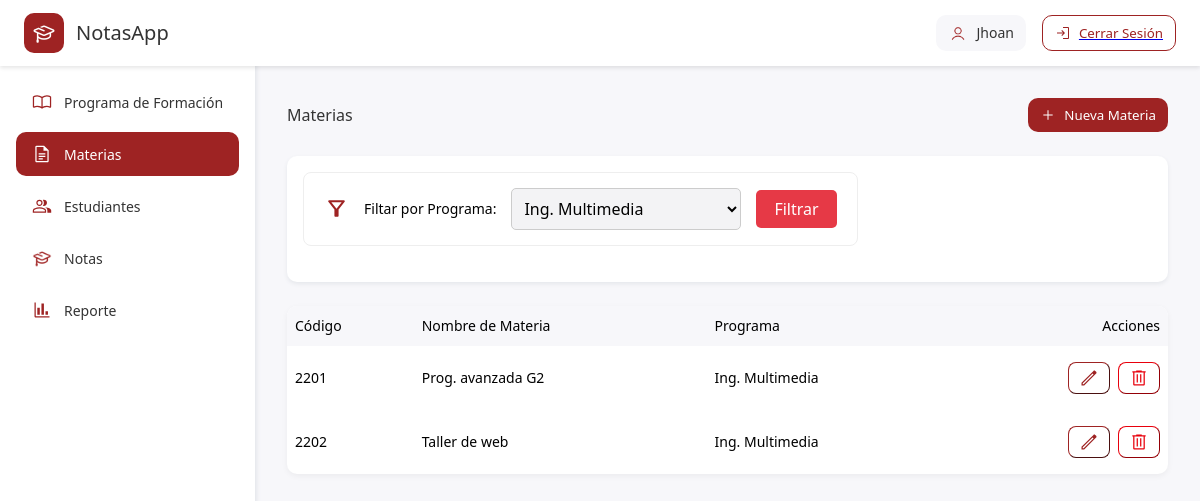
The app's page /views/dashboard-materias.php?program_filtro=2222 with its own data.
### tables this page shows
CREATE TABLE `materias` (
  `codigo` varchar(4) NOT NULL,
  `nombre` varchar(20) NOT NULL,
  `programa` varchar(4) NOT NULL
);

CREATE TABLE `programas` (
  `codigo` varchar(4) NOT NULL,
  `nombre` varchar(30) NOT NULL
);

### controllers/program-controller.php (called while the page is built, shortened)
<?php
require_once __DIR__."/../models/entities/programa.php";
class ProgramController{
    public function getPrograms(){
        $program = new Programa();
        return $program->all();
    }
}
?>

### models/utils/programasql.php (called while the page is built, shortened)
<?php
class Programasql{
    public static function selectAll(){
        return "select * from programas";
    }
    public static function selectByCode(){
        return "select * from programas where codigo=?";
    }
}
?>

### models/database/gestor_notasdb.php (called while the page is built, shortened)
<?php
class GestorNotasDB{
    private $hostDb = "localhost";
    private $nameDb = "gestor_notas";
    private $userDb = "root";
    private $pwdDb = "";
    private $conexDb = null;
    public function __construct()
    {
        $this->conexDb = new mysqli(
            $this->hostDb,
            $this->userDb,
            $this->pwdDb,
            $this->nameDb
        );
    }
    public function setIsSqlSelect($bool)
    {
        $this->isSqlSelect = $bool;
    }
    public function execSQL($sql, ...$bindParam)
    {
        $prp = $this->conexDb->prepare($sql);
        if (!empty($bindParam)) {
            $prp->bind_param(...$bindParam);
        }
        $prp->execute();
        return $prp->get_result();
    }
}
?>

### models/entities/programa.php (called while the page is built, shortened)
<?php
require_once __DIR__."/../utils/programasql.php";
require_once __DIR__."/../database/gestor_notasdb.php";
class Programa {
    public function get($prop)
    {
        return $this->{$prop};
    }
    public function all()
    {
        $sql = Programasql::selectAll();
        $db = new GestorNotasDB();
        $db->setIsSqlSelect(true);
        $result = $db->execSQL($sql);
        $rows = [];
        if ($result->num_rows > 0) {
            while ($item = $result->fetch_assoc()) {
                $student = new Programa();
                $student->set('codigo', $item['codigo']);
                $student->set('nombre', $item['nombre']);
                array_push($rows, $student);
            }
        }
        return $rows;
    }
    public function getByCode($cod)
    {
        $nombreP = "";
        $sql = Programasql::selectByCode();
        $db = new GestorNotasDB();
        $db->setIsSqlSelect(true);
        $result = $db->execSQL(
            $sql,
            "i",
            $cod
        );
        if ($result->num_rows > 0) {
            while ($row = $result->fetch_assoc()) {
                $programa = new Programa();
                $programa->set('codigo',$row["codigo"])  ;
                $programa->set('nombre', $row['nombre']);
                $nombreP = $programa->get('nombre');
                break;
            }
        }
        return $nombreP;
    }
}
?>

### controllers/materia-controller.php (called while the page is built, shortened)
<?php
require_once __DIR__ . "/../models/entities/materia.php";
class MateriaController
{
    public function getAllMaterias()
    {
        $materia = new Materia();
        return $materia->all();
    }
    public function getAllMateriaPrograma($programa_codigo)
    {
        $materia = new Materia();
        return $materia->allByPrograma($programa_codigo);
    }
}
?>

### models/utils/materiasql.php (called while the page is built, shortened)
<?php
class Materiasql{
    public static function selectAll(){
        return "select * from materias";
    }
    public static function selectAllByPrograma(){
        return "select * from materias where programa = ?";
    }
}
?>

### models/entities/materia.php (called while the page is built, shortened)
<?php
require_once __DIR__."/../utils/materiasql.php";
require_once __DIR__."/programa.php";
class Materia{
    private $programaCode;
    public function get($prop)
    {
        return $this->{$prop};
    }
    public function getP()
    {
        $programa = new Programa();
        $nombreP = $programa->getByCode($this->programaCode);
        return $nombreP;
    }
    public function all()
    {
        $sql = MateriaSQL::selectAll();
        $db = new GestorNotasDB();
        $db->setIsSqlSelect(true);
        $result = $db->execSQL($sql);
        $rows = [];
        if ($result->num_rows > 0) {
            while ($item = $result->fetch_assoc()) {
                $materia = new Materia();
                $materia->set('cod', $item['codigo']);
                $materia->set('name', $item['nombre']);
                $materia->set('programaCode', $item['programa']);
                array_push($rows, $materia);
            }
        }
        return $rows;
    }
    public function allByPrograma($programa_codigo)
    {
        $sql = MateriaSQL::selectAllByPrograma();
        $db = new GestorNotasDB();
        $db->setIsSqlSelect(true);
        $result = $db->execSQL(
            $sql,
            "i",
            $programa_codigo
        );
        $rows = [];
        if ($result->num_rows > 0) {
            while ($item = $result->fetch_assoc()) {
                $materia = new Materia();
                $materia->set('cod', $item['codigo']);
                $materia->set('name', $item['nombre']);
                $materia->set('programaCode', $item['programa']);
                array_push($rows, $materia);
            }
        }
        return $rows;
    }
}
?>

### views/dashboard-materias.php (the view, shortened to what this page needs)
<?php
    require_once __DIR__ . "/../controllers/materia-controller.php";
    require_once __DIR__."/../controllers/program-controller.php";
    $materiaController = new MateriaController();
    $materias = $materiaController->getAllMaterias();
    $programController = new ProgramController();
    $programas = $programController->getPrograms();
    $program_filtro = null;
    $materias = [];
    if (isset($_GET['program_filtro']) && !empty($_GET['program_filtro'])) {
        $program_filtro = $_GET['program_filtro'];
        $materias = $materiaController->getAllMateriaPrograma($program_filtro);
    }
    else {
        $materias = $materiaController->getAllMaterias();
    }
?>
<!DOCTYPE html>
<html lang="es">
<head>
    <link rel="stylesheet" href="../public/css/dashboards.css">
    <link rel="stylesheet" href="../public/css/materias.css">
</head>
<body>
    <header>
        <div class="container-log-notas">
            <div class="logo-notas">
                <img src="../public/images/logo-gestor-white.png" alt="">
            </div>
            <h1>NotasApp</h1>
        </div>
        <div class="container-user-accions">
            <div class="container-user-info">
                <img src="../public/images/user-log.png" alt="user">
                <p>Jhoan</p>
            </div>
            <a href="operations/log-out.php">
                <button class="container-log-out">
                    <svg xmlns="http://www.w3.org/2000/svg" height="48px" viewBox="0 -960 960 960" width="48px" fill="#FFFFFF"><path d="M481-120v-60h299v-600H481v-60h299q24 0 42 18t18 42v600q0 24-18 42t-42 18H481Zm-55-185-43-43 102-102H120v-60h363L381-612l43-43 176 176-174 174Z"/></svg>
                    <p>Cerrar Sesión</p>
                </button>
            </a>
        </div>
    </header>
    <div class="nav-info">
        <div class="nav-links">
            <nav>
                <a href="dashboard-programs.php">
                    <div class="button program">
                        <p>Programa de Formación</p>
                    </div>
                </a>
                <a href="dashboard-materias.php">
                    <div class="button materias">
                        <p>Materias</p>
                    </div>
                </a>
                <a href="dashboard-students.php">
                    <div class="button student">
                        <p>Estudiantes</p>
                    </div>
                </a>
                <a href="dashboard-notas.php">
                    <div class="button notas">
                        <img src="../public/images/logo-gestor-red.png" alt="Notas">
                        <p>Notas</p>
                    </div>
                </a>
                <a href="dashboard-statistics.php">
                    <div class="button statistics">
                        <svg xmlns="http://www.w3.org/2000/svg" height="48px" viewBox="0 -960 960 960" width="48px" fill="#FFFFFF"><path d="M180-120q-24 0-42-18t-18-42v-660h60v660h660v60H180Zm75-135v-334h119v334H255Zm198 0v-540h119v540H453Zm194 0v-170h119v170H647Z"/></svg>
                        <p>Reporte</p>
                    </div>
                </a>
            </nav>
        </div>
        <div class="banner-info">
            <div class="name-create">
                <h2>Materias</h2>
                <button>
                    <svg xmlns="http://www.w3.org/2000/svg" height="48px" viewBox="0 -960 960 960" width="48px" fill="#FFFFFF"><path d="M450-450H200v-60h250v-250h60v250h250v60H510v250h-60v-250Z"/></svg>
                    <p>Nueva Materia</p>
                </button>
            </div>
            <div class="filter">
                <form action="dashboard-materias.php" method="GET" class="filtro-container">
                <svg xmlns="http://www.w3.org/2000/svg" height="24px" viewBox="0 -960 960 960" width="24px" fill="#FFFFFF"><path d="M440-160q-17 0-28.5-11.5T400-200v-240L168-736q-15-20-4.5-42t36.5-22h560q26 0 36.5 22t-4.5 42L560-440v240q0 17-11.5 28.5T520-160h-80Zm40-308 198-252H282l198 252Zm0 0Z"/></svg>
                <h2>Filtar por Programa:</h2>
                <select name="program_filtro" id="program_filtro">
                    <?php
                    foreach ($programas as $programa) {
                        $selected = ($programa->get('codigo') == $program_filtro) ? 'selected' : '';
                        echo '<option value="' . htmlspecialchars($programa->get('codigo')) . '" ' . $selected . '>';
                        echo htmlspecialchars($programa->get('nombre'));
                        echo '</option>';
                    }
                    ?>
                </select>
                <button type="submit">Filtrar</button>
            </form>
            </div>
            <table>
                <thead>
                    <th>Código</th>
                    <th>Nombre de Materia</th>
                    <th>Programa</th>
                    <th class="accions">Acciones</th>
                </thead>
                <tbody>
                    <?php
                    if (count($materias) > 0) {
                        foreach ($materias as $materia) {
                            echo '<tr>';
                            echo '  <td>' . $materia->get('cod') . '</td>';
                            echo '  <td>' . $materia->get('name') . '</td>';
                            echo '  <td>' . $materia->getP() . '</td>';
                            echo '<td class="actions"><button class="btn edit">';
                            echo '</button>';
                            echo '<button class="btn delete">';
                            echo '</button></td></tr>';
                        }
                    }
                    ?>
                </tbody>
            </table>
        </div>
    </div>
</body>
</html>

### public/css/dashboards.css (style rules this page uses)
* { font-family: ui-sans-serif, system-ui, sans-serif, "Apple Color Emoji", "Segoe UI Emoji", "Segoe UI Symbol", "Noto Color Emoji"; }
body { margin: 0; }
header { display: flex; align-items: center; justify-content: space-between; padding-inline: 24px; padding-block: 6px; background-color: white; box-shadow: 0 2px 4px rgba(0, 0, 0, 0.1); position: fixed; top: 0; left: 0; right: 0; z-index: 1000; overflow: hidden; }
.container-log-notas { display: flex; align-items: center; justify-content: left; }
.logo-notas { display: flex; align-items: center; justify-content: center; background-color: rgb(158, 35, 35); border-radius: .625rem; width: 40px; height: 40px; margin-right: 12px; }
.logo-notas img { width: 24px; height: 24px; }
.container-log-notas h1 { font-size: 20px; font-weight: normal; color: #333333; }
.container-user-accions { display: flex; align-items: center; justify-content: center; }
.container-user-info { display: flex; align-items: center; justify-content: center; border-radius: .625rem; background-color: rgb(247, 247, 250); padding-inline: 12px; padding-block: 8px; margin-right: 16px; }
.container-user-info img { width: 20px; height: 20px; margin-right: 8px; }
.container-user-info p { margin: 0; font-size: 14px; color: #333333; }
.container-log-out { display: flex; justify-content: center; align-items: center; background-color: white; border: 1px solid rgb(158, 35, 35); border-radius: .625rem; padding-block: 8px; padding-inline: 12px; cursor: pointer; position: relative; color: rgb(158, 35, 35); transition: all 0.3s ease; }
.container-log-out svg { height: 16px; width: 16px; fill: rgb(158, 35, 35); margin-right: 8px; }
.container-log-out p { margin: 0; }
.nav-info { display: grid; grid-template-columns: 255px 1fr; height: 100vh; }
.nav-links { position: sticky; width: 255px; box-shadow: 2px 0 4px rgb(228, 230, 235); z-index: 999; }
nav { position: fixed; top: 64px; left: 0; padding: 16px; height: calc(100vh - 64px); background-color: white; overflow: hidden; }
nav a { text-decoration: none; }
.button { display: flex; justify-content: left; align-items: center; border-radius: .625rem; font-size: 14px; padding-inline: 16px; padding-block: 12px; margin-bottom: 8px; }
.button img , .button svg { height: 20px; width: 20px; fill: rgb(158, 35, 35); margin-right: 12px; }
.button p { font-size: 14px; color: #333333; margin: 0; }
.banner-info { margin-top: 65.781px; background-color: rgb(247, 247, 250); padding-inline: 32px; }
.name-create { display: flex; justify-content: space-between; align-items: center; padding-top: 32px; margin-bottom: 24px; }
.name-create h2 { margin: 0; color: #333333; font-size: 16px; font-weight: normal; }
.name-create button { display: flex; justify-content: center; align-items: center; background-color: rgb(158, 35, 35); border-width: 0; border-radius: .625rem; padding-block: 8px; padding-inline: 12px; cursor: pointer; position: relative; color: rgb(255, 255, 255); transition: all 0.3s ease; }
.name-create button svg { height: 16px; width: 16px; margin-right: 8px; stroke-width: 20; }
.name-create button p { margin: 0; }
table { width: 100%; border-collapse: separate; border-spacing: 0; border-radius: .625rem; overflow: hidden; box-shadow: 0 2px 6px rgba(0, 0, 0, 0.05); background-color: #fff; font-size: 14px; }
table thead { background-color: rgb(247, 247, 250); }
table thead th { color: #000000; text-align: left; font-weight: 500; padding-inline: 8px; padding-block: 0; height: calc(.25rem*10); }
table thead .accions { text-align: right; }
table tbody tr td { color: #000000; text-align: left; font-weight: normal; padding-block: calc(.25rem*4); padding-inline: 8px; }
table tbody tr .actions { display: flex; justify-content: right; align-items: center; gap: calc(.25rem *2); }
.btn { display: flex; justify-content: center; align-items: center; border-radius: calc(.625rem - 2px); padding-inline: 10px; border-width: 1px; height: calc(.25rem *8); background-color: #fff; }
.edit { border-color:rgb(158, 35, 35); }
.edit svg { height: 20px; width: 20px; fill: rgb(158, 35, 35); }
.delete { border-color: rgb(232, 0, 12); }
.delete svg { height: 20px; width: 20px; fill: rgb(232, 0, 12); }

### records on screen
materias: get "2201", get "Prog. avanzada G2", programa.nombre "Ing. Multimedia"
materias: get "2202", get "Taller de web", programa.nombre "Ing. Multimedia"

### other values on screen
form field program_filtro "Ing. Multimedia"
